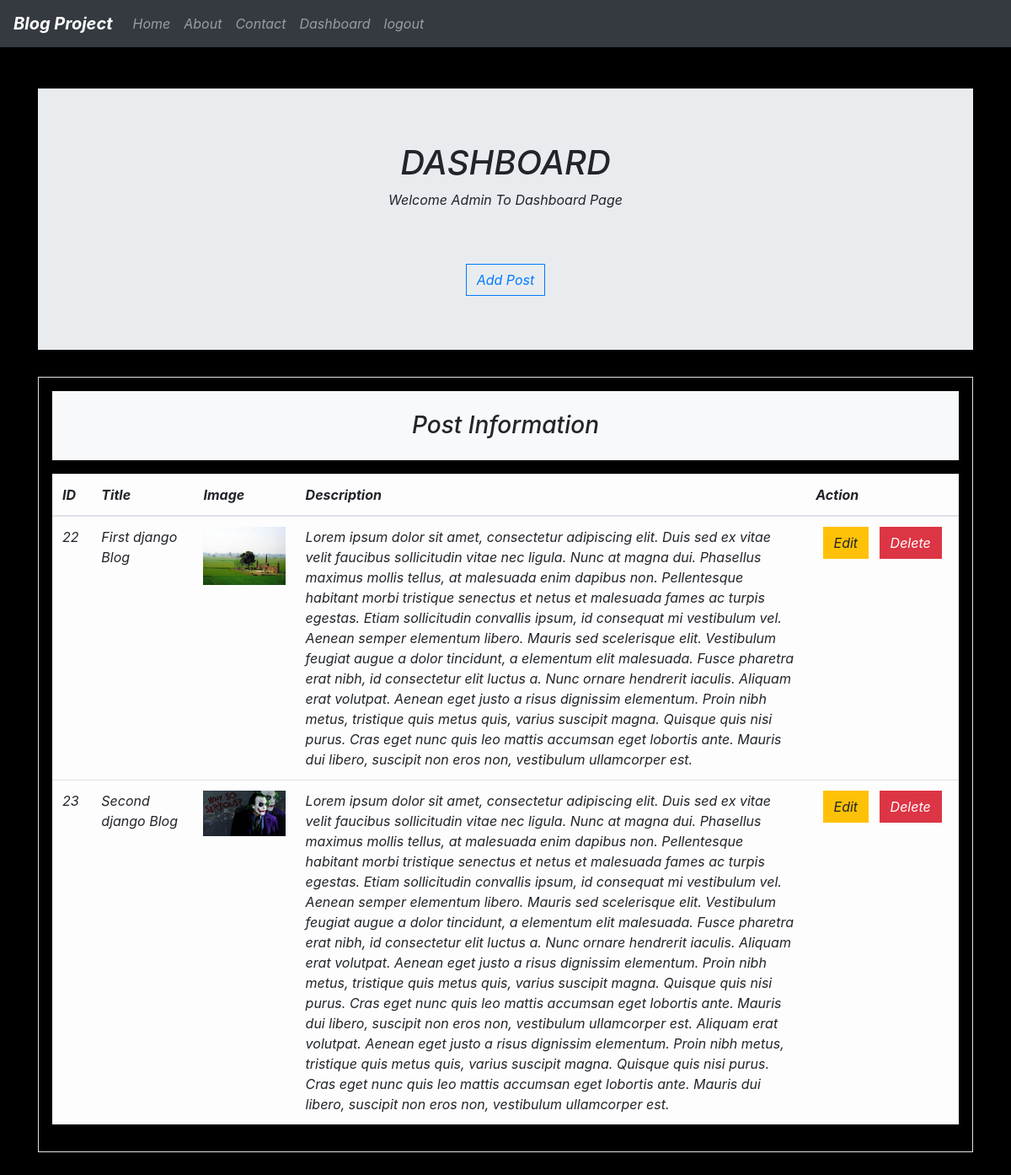
The app's page /dashboard (signed in) with its own data.
### home/models.py (models this page shows)
class Post(models.Model):
    title = models.CharField(max_length=150)
    desc = models.TextField()
    blog_image = models.ImageField(upload_to="img/%y")

### home/views.py (the view)
# urls.py: path('dashboard', views.dashboard, name='dashboard'),
def dashboard(request):
    if request.user.is_authenticated:
        posts = Post.objects.all()
        return render( request, 'dashboard.html', {'posts':posts})
    else:
        return HttpResponseRedirect('login')

### home/templates/dashboard.html (shortened to what this page needs)
{% extends 'base.html' %}
{% block content %}
<div class="container my-5">
  <div class="jumbotron jumbotron-fluid">
  <div class="container text-center font-italic">
    <h1>DASHBOARD</h1>
    <p class="text-capitalize">Welcome {{request.user}} to Dashboard page</p>
    <a href="/addpost" class="btn mt-5 btn-outline-primary rounded-0">Add Post</a>
  </div>
</div>
<div class="container p-3 border">
<h3 class="font-italic bg-light text-center py-4 mb-3">Post Information</h3>
{% if posts %}
  <table class="table table-hover font-italic table-light">
    <thead>
      <tr>
        <th style="width:2%">ID</th>
        <th style="width:10%">Title</th>
        <th style="width:10%">Image</th>
        <th style="width:50%">Description</th>
        <th style="width:15%">Action</th>
      </tr>
    </thead>
    <tbody>
    {% for post in posts %}
      <tr>
        <td>{{post.id}}</td>
        <td>{{post.title}}</td>
        <td><img src="{{ post.blog_image.url }}" class="img-fluid" /></td>
        <td>{{post.desc}}</td>
        <td class="text-center"><a href="{% url 'updatepost' post.id %}" class="btn btn-warning mr-2 rounded-0 font-italic">Edit</a>
        {% if perms.home.delete_post %}
        <form action="{% url 'deletepost' post.id %}" method="post" class="d-inline">
          <input class="btn btn-danger rounded-0 font-italic" type="submit" value="Delete" />
        </form>
        {% endif %}
        </td>
      </tr>
      {% endfor %}
    </tbody>
  </table>
  {% else %}
  <h4>No Records</h4>
{% endif %}
</div>
{% endblock content %}

### home/templates/base.html (shortened to what this page needs)
{% load static %}
<!DOCTYPE html>
<html lang="en">
<head>
  <link rel="stylesheet" href="https://cdnjs.cloudflare.com/ajax/libs/font-awesome/4.7.0/css/font-awesome.min.css">
  <link rel="stylesheet" href="{% static 'css/bootstrap.css' %}">
  <link rel="stylesheet" href="{% static 'css/style.css' %}">
</head>
<body>
  <nav class="navbar navbar-expand-lg navbar-dark bg-dark font-italic">
  <a class="navbar-brand font-weight-bold" href="/">Blog Project</a>
  <div class="collapse navbar-collapse" id="navbarSupportedContent">
    <ul class="navbar-nav mr-auto">
      <li class="nav-item">
        <a class="nav-link" href="/">Home</a>
      </li>
      <li class="nav-item">
        <a class="nav-link" href="/about">About</a>
      </li>
      <li class="nav-item">
        <a class="nav-link" href="/contact">Contact</a>
      </li>
      {% if request.user.is_authenticated %}
      <li class="nav-item">
        <a class="nav-link" href="/dashboard">Dashboard</a>
      </li>
      <li class="nav-item">
        <a class="nav-link" href="/logout">logout</a>
      </li>
      {% endif %}
    </ul>
  </nav>
  <div class="container">
    <div class="row">
      <div class="col-sm-12">
      </div>
    </div>
  </div>
  <div class="container">
    <div class="row">
      {% block content %}{% endblock content %}
    </div>
  </div>
</body>
</html>

### home/static/css/style.css (style rules this page uses)
body { background-color: black; }

### records on screen
Post: id "22", title "First django Blog", blog_image (picture), desc "Lorem ipsum dolor sit amet, consectetur adipiscing elit. Duis sed ex vitae velit faucibus sollicitudin vitae nec ligula. Nunc at magna dui. Phasellus maximus mollis tellus, at malesuada enim dapibus non. Pellentesque habitant morbi tristique senectus et netus et malesuada fames ac turpis egestas. Etiam sollicitudin convallis ipsum, id consequat mi vestibulum vel. Aenean semper elementum libero. Mauris sed scelerisque elit. Vestibulum feugiat augue a dolor tincidunt, a elementum elit malesuada. Fusce pharetra erat nibh, id consectetur elit luctus a. Nunc ornare hendrerit iaculis. Aliquam erat volutpat. Aenean eget justo a risus dignissim elementum. Proin nibh metus, tristique quis metus…"
Post: id "23", title "Second django Blog", blog_image (picture), desc "Lorem ipsum dolor sit amet, consectetur adipiscing elit. Duis sed ex vitae velit faucibus sollicitudin vitae nec ligula. Nunc at magna dui. Phasellus maximus mollis tellus, at malesuada enim dapibus non. Pellentesque habitant morbi tristique senectus et netus et malesuada fames ac turpis egestas. Etiam sollicitudin convallis ipsum, id consequat mi vestibulum vel. Aenean semper elementum libero. Mauris sed scelerisque elit. Vestibulum feugiat augue a dolor tincidunt, a elementum elit malesuada. Fusce pharetra erat nibh, id consectetur elit luctus a. Nunc ornare hendrerit iaculis. Aliquam erat volutpat. Aenean eget justo a risus dignissim elementum. Proin nibh metus, tristique quis metus…"

### other values on screen
{{ request.user }} "Admin"
